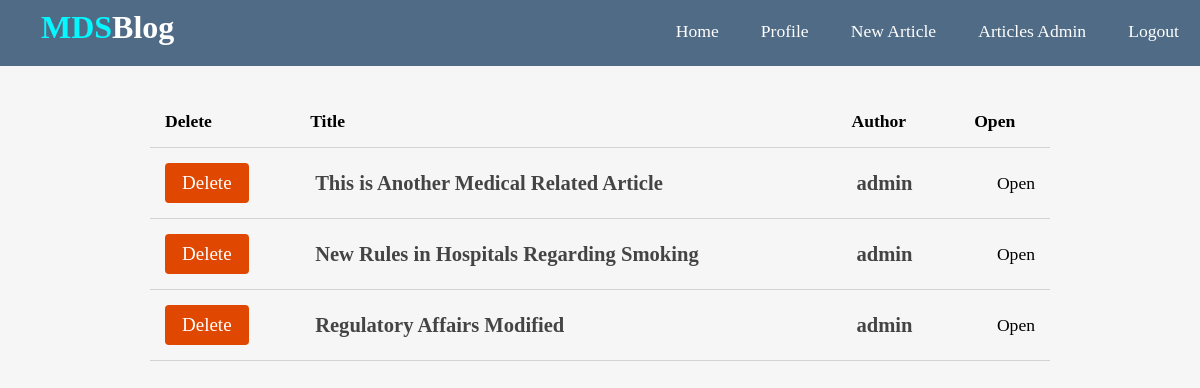
Page /blog?page=admin_articles (signed in) on the committed database.
### tables this page shows
CREATE TABLE `articles` (
  `ArticleID` int(11) NOT NULL,
  `UserID` int(11) DEFAULT NULL,
  `Title` varchar(120) NOT NULL,
  `ShortDesc` text DEFAULT NULL,
  `Content` text DEFAULT NULL,
  `CreationDate` timestamp NOT NULL DEFAULT current_timestamp(),
  `LastModified` datetime DEFAULT NULL
);

### app/models/Conn.php (called while the page is built, shortened)
<?php
    class Conn {
        private $host = "127.0.0.1";
        private $dbName = "blog";
        private $charset = "utf8";
        private $userName = "root";
        private $pass = "";
        function __construct() {
            try {
                $this->conn = new PDO("mysql:host={$this->host};dbname={$this->dbName};charset{$this->charset};",
                $this->userName, $this->pass);
            } catch(PDOException $ex)   {
                die($ex->getMessage());
            }
        }
    }
?>

### app/controllers/ArticleController.php (called while the page is built, shortened)
<?php
    class ArticleController extends Conn {
        public function Search() {
            $stmt = $this->conn->prepare("SELECT articles.*,
            login.UserName, login.Email
            FROM articles
            INNER JOIN login
            ON articles.UserID = login.UserID
            WHERE articles.UserID = ?
            ORDER BY CreationDate DESC");
            $stmt->execute([$_COOKIE["UserID"]]);
            $rows = $stmt->fetchAll(PDO::FETCH_ASSOC);
            return $rows;
        }
    }
?>

### app/models/Url.php (called while the page is built)
<?php
    class Url {
        public static function GetBaseUrl() {
        $host = $_SERVER["HTTP_HOST"];
        $localHostpath = "blog";
        $httpMethod = isset($_SERVER["HTTPS"]) ? "https://" : "http://";
        $baseUrl = "{$httpMethod}{$host}/{$localHostpath}";
        return $baseUrl;
        }
    }
?>

### pages/admin_articles.php (the view, shortened to what this page needs)
<?php
    $articleController = new ArticleController();
    $articles = $articleController->Search();
?>
<div class="admin-content">
    <div class="content">
        <table>
        <thead>
            <th>Delete</th>
            <th>Title</th>
            <th>Author</th>
            <th>Open</th>
        </thead>
        <tbody>
            <?php foreach($articles as $article): ?>
                <tr>
                    <td>
                        <form method="POST">
                            <button class="btn delete-btn" name="delete_article">Delete</button>
                        </form>
                    </td>
                    <td>
                        <h3><?=$article["Title"]?></h3>
                    </td>
                    <td>
                        <h3><?=$article["UserName"]?></h3>
                    </td>
                    <td>
                        <a style="float:right;" href="<?=Url::GetBaseUrl()?>?page=article&articleID=<?=$article["ArticleID"]?>">Open</a>
                    </td>
                </tr>
            <?php endforeach; ?>
        </tbody>
        </table>
    </div>
</div>

### assets/css/style.css (style rules this page uses)
* { box-sizing: border-box; }
html, body { height: 100%; padding: 0px; margin: 0px; background: #f6f6f6; font-family: 'Lora', serif; }
h1, h2, h3, h4, h5, h6 { font-family: 'Candal', serif; color: #444; margin: 5px; }
a { text-decoration: none; color: inherit; }
.btn { padding: .5rem 1rem; background: #506b85; color: white; border: 1px solid transparent; border-radius: .25rem; font-size: 1.08em; font-family: 'Lora', serif; }
.delete-btn { background-color: #e04700; }
.content { width:90%; margin: 30px auto 30px; }

### assets/css/admin.css (style rules this page uses)
.admin-content { max-width: 1000px; margin: auto; }
table { width: 100%; border-collapse: collapse; font-size: 1.1rem; }
th, td { padding: 15px; text-align: left; border-bottom: 1px solid #d3d3d3; }

### rows in the picture
articles: Title "This is Another Medical Related Article", UserID.UserName "admin"
articles: Title "New Rules in Hospitals Regarding Smoking", UserID.UserName "admin"
articles: Title "Regulatory Affairs Modified", UserID.UserName "admin"
